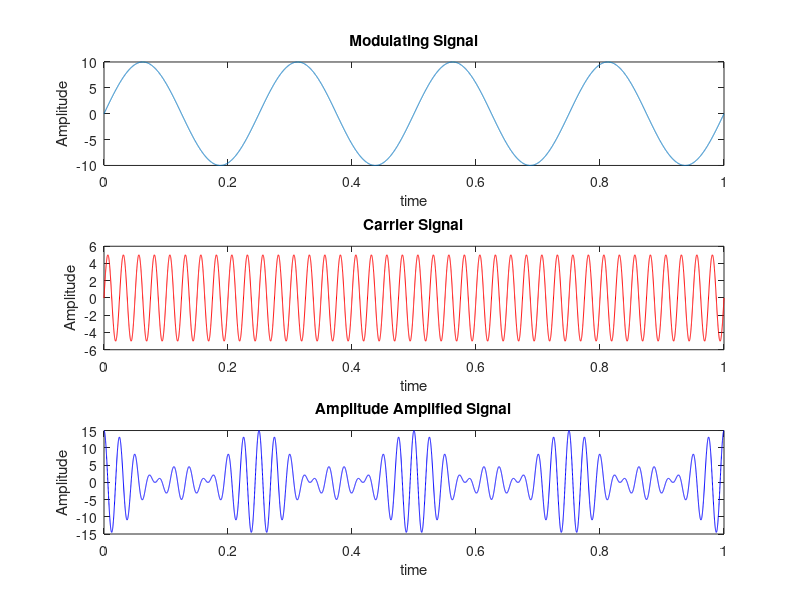

Write MATLAB code to recreate this figure.
clc;
close all;
clear all;
V_m = 10;
V_c = 5;
f_m = 4;
f_c = 40;
phi_m = 0;
phi_c = 0;
m_a = 2;
t = 0: 0.0001: 1;
modulating_signal = V_m.*sin(2.*pi.*f_m.*t + phi_m);
carrier_signal = V_c.*sin(2.*pi.*f_c.*t + phi_c);
amplitude_amplified_signal =V_c.*(1+m_a.*cos(2.*pi.*f_m.*t)).*cos(2.*pi.*f_c.*t);
subplot(3,1,1);
plot (t, modulating_signal);
title('Modulating Signal');
xlabel('time')
ylabel('Amplitude')
subplot(3,1,2);
plot (t, carrier_signal,'red');
title('Carrier Signal');
xlabel('time')
ylabel('Amplitude')
subplot(3,1,3);
plot (t, amplitude_amplified_signal,'blue');
title('Amplitude Amplified Signal');
xlabel('time')
ylabel('Amplitude')